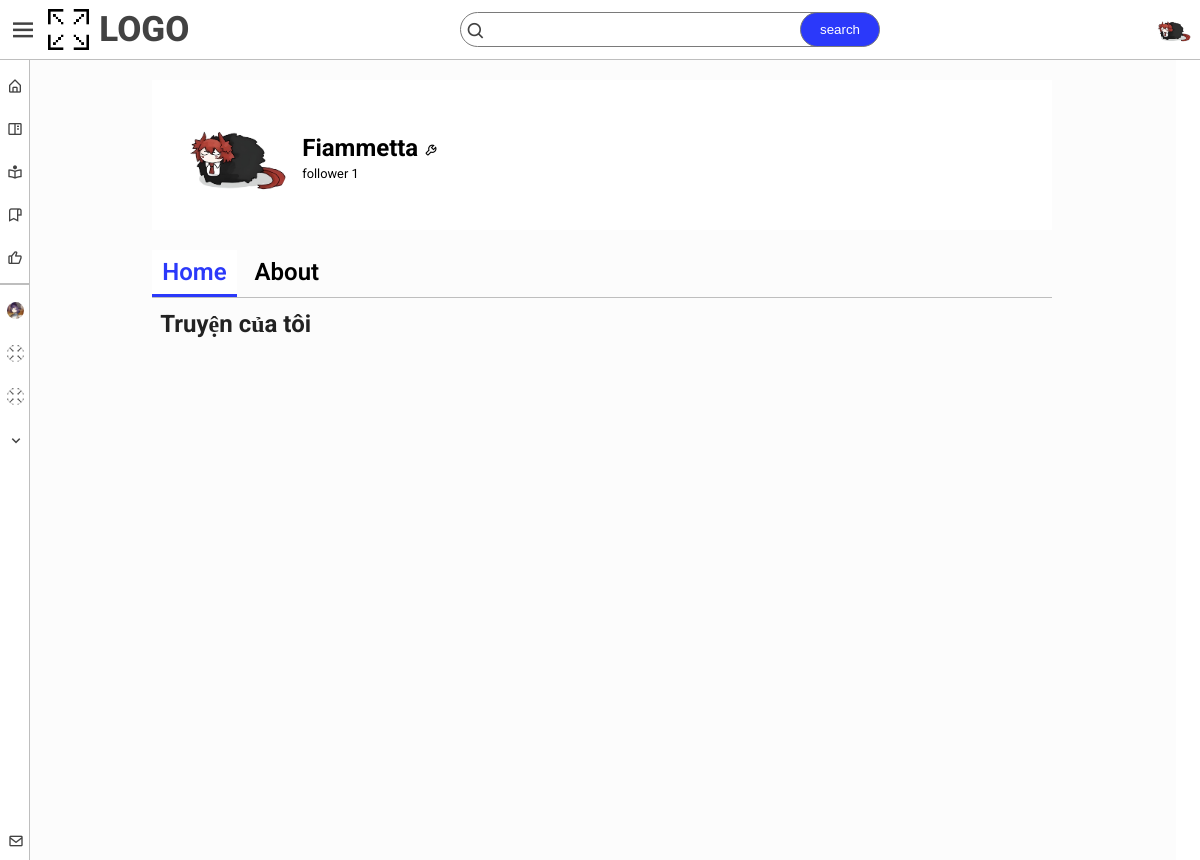
The app's page /account/index.php (signed in) with its own data.
### tables this page shows
CREATE TABLE `tai_khoan` (
  `id` int(11) NOT NULL,
  `Ten` varchar(30) NOT NULL,
  `Email` varchar(40) NOT NULL,
  `MatKhau` varchar(40) NOT NULL,
  `AnhDD` varchar(250) DEFAULT NULL,
  `MaNhomQuyen` char(4) NOT NULL,
  `about` text NOT NULL
);

### account/index.php (the view, shortened to what this page needs)
 <?php
require("../server/comn.php");
if(isset($_SESSION['id'])) {
    $userID = $_SESSION['id'];
}
?>
<?php
    if(isset($userID)) {
        $sql = "SELECT `id`, `Ten`, `AnhDD`, `about`, COUNT(theo_doi.NguoiTD) AS follow FROM `tai_khoan` INNER JOIN `theo_doi` on tai_khoan.id = theo_doi.NguoiDuocTD WHERE id='".$userID."'";
        $query = mysqli_query($conn, $sql);
        $userData = mysqli_fetch_array($query);
    }
    if(isset($_GET['id'])) {
        $sql = "SELECT `id`, `Ten`, `AnhDD`, `about`, COUNT(theo_doi.NguoiTD) AS follow FROM `tai_khoan` INNER JOIN `theo_doi` on tai_khoan.id = theo_doi.NguoiDuocTD WHERE id=".$_GET['id']."";
        $query = mysqli_query($conn, $sql);
        $data = mysqli_fetch_array($query);
        if($data['id'] == null) {
            header("Location: ../index.php");
        }
        $checkFollowed = false;
        if(isset($userID)) {
            $sql = "SELECT `NguoiTD` FROM `theo_doi` WHERE NguoiTD='".$userID."' and NguoiDuocTD='".$data['id']."'";
            $query = mysqli_query($conn, $sql);
            if(mysqli_num_rows($query) == 1) {
                $checkFollowed = true;
            }
        }
    } else {
        $data = $userData;
    }
?>
<!DOCTYPE html>
<html lang="en">
<head>
    <link rel="stylesheet" href="../style.css">
    <link rel="stylesheet" href="../header-nav.css">
    <link rel="stylesheet" href="../item.css">
    <link rel="stylesheet" href="../responsive-index.css">
    <link rel="stylesheet" href="../css/page.css">
    <link rel="stylesheet" href="account.css">
    <link href='https://unpkg.com/boxicons@2.1.4/css/boxicons.min.css' rel='stylesheet'>
</head>
<body>
    <?php
        require("../header-nav.php");
    ?>
    <main>
        <div class="container">
            <div class="info-user">
                <div class="main">
                    <div class="info-account">
                        <div class="avt">
                            <?php
                                if($data['AnhDD'] == null) {
                                    echo "<img src=\"../res/unnamed.webp\" alt=\"\">";
                                } else {
                                    echo "<img src=\"../res/".$data['AnhDD']."\" alt=\"\">";
                                }
                            ?>
                        </div>
                        <div class="text">
                            <h2 class="name"> <?php echo $data['Ten']?> <button class="customize" <?php if((isset($userID) ? $userID : -1) != $data['id']) echo "style=\"display: none\""?>><i class='bx bx-wrench'></i></button>
                            </h2>
                            <p>follower <span><?php echo $data['follow']?></span></p>
                        </div>
                    </div>
                </div>
            </div>
            <div class="contaner-page">
                <div class="page-bar">
                    <ul>
                        <li class="active">Home</li>
                        <li>About</li>
                    </ul>
                </div>
                <div class="page active">
                    <div class="items">
                        <h2>Truyện của tôi</h2>
                    </div>
                </div>
            </div>
        </div>
    </main>
</body>
</html>

### header-nav.php (shortened to what this page needs)
<?php
require("C:/xampp/htdocs/WEBTruynTranh/server/comn.php");
if (isset($_SESSION['id'])) {
    $userID = $_SESSION['id'];
}
?>
<?php
function getServertPageURL()
{
    $pageURL = 'http';
    $pageURL .= "://";
    if ($_SERVER["SERVER_PORT"] != "80") {
        $pageURL .= $_SERVER["SERVER_NAME"] . ":" . $_SERVER["SERVER_PORT"];
    } else {
        $pageURL .= $_SERVER["SERVER_NAME"];
    }
    return $pageURL;
}
function getPath($path)
{
    return getServertPageURL() . $path;
}
function getPathImg($name)
{
    if ($name == null) {
        return getServertPageURL() . "/WEBTruynTranh/res/web-logo.png";
    } else {
        return getServertPageURL() . "/WEBTruynTranh/res/" . $name;
    }
}
?>
<?php
if (isset($userID)) {
    $sql = "SELECT `Ten`, `AnhDD` FROM `tai_khoan` WHERE id='" . $userID . "'";
    $query = mysqli_query($conn, $sql);
    $userData = mysqli_fetch_array($query);
    $sql = "SELECT  tai_khoan.id, tai_khoan.Ten, tai_khoan.AnhDD FROM `theo_doi`, tai_khoan WHERE theo_doi.NguoiDuocTD = tai_khoan.id and theo_doi.NguoiTD = '" . $userID . "'";
    $query = mysqli_query($conn, $sql);
    $numFollowed = mysqli_num_rows($query);
    if ($numFollowed > 0) {
        while ($temp = mysqli_fetch_array($query)) {
            $followedArr[] = $temp;
        }
    }
} else {
    $unknown = true;
}
?>
<header id="header">
    <div class="logo">
        <div class="nav-button" id="nav-button">
            <i class='bx bx-menu'></i>
        </div>
        <a href="<?php echo getPath('/WEBTruynTranh') ?>" class="logo">
            <div class="logo-img">
                <img src=<?php echo getServertPageURL() . "/WEBTruynTranh/res/web-logo.png" ?> alt="">
            </div>
            <div class="logo-text">
                LOGO
            </div>
        </a>
    </div>
    <div class="search">
        <div class="search-overlay" id="search-overlay">
            <i class='bx bx-left-arrow-alt'></i>
        </div>
        <form  class="search-form" action="<?php echo getServertPageURL() . "/WEBTruynTranh/"; ?>" method="GET" enctype="multipart/form-data">
            <div class="search-icon"><i class='bx bx-search'></i></div>
            <input type="text" name="search" id="" autocomplete="off" value="<?php if (isset($_GET['search'])) {echo $_GET['search'];}?>">
            <input type="submit" onclick="return checkSreachBar()" value="search">
        </form>
    </div>
    <div class="account" <?php if (isset($unknown)) echo "style=\"display: none;\"" ?>>
        <div class="avt">
            <?php
            if ($userData['AnhDD'] == null) {
                echo "<img src=\"" . getServertPageURL() . "/WEBTruynTranh/res/unnamed.webp\" alt=\"\">";
            } else {
                echo "<img src=\"" . getServertPageURL() . "/WEBTruynTranh/res/" . $userData['AnhDD'] . "\" alt=\"\">";
            }
            ?>
        </div>
    </div>
</header>
<nav class="nav active hidden" id="nav">
    <div>
        <ul>
            <li><a href="<?php echo getServertPageURL() . "/WEBTruynTranh/" ?>"><i class='bx bx-home-alt'></i>Trang chủ </a></li>
            <li><a href="<?php echo getServertPageURL() . "/WEBTruynTranh/feed/save" ?>"><i class='bx bx-book-content'></i>Truyện đã lưu</a></li>
            <li><a href=""><i class='bx bx-book-reader' ></i></i>Đã theo dõi</a></li>
            <li><a href=""><i class='bx bx-bookmark-alt'></i></i>Lịch sử</a></li>
            <li><a href=""><i class='bx bx-like'></i>Đã thích</a></li>
        </ul>
        <?php
        if (!isset($unknown)) {
            echo '<h4>Đang Theo dỏi</h4>';
            if (!empty($followedArr)) {
                echo "<ul class=\"show-followed\">";
                foreach ($followedArr as $item) {
                    echo "<li><a href=\"" . getServertPageURL() . "/WEBTruynTranh/account/?id=" . $item['id'] . "\"><img src=\"" . getPathImg($item['AnhDD']) . "\" alt=\"\">" . $item['Ten'] . "</a></li>";
                }
                if (count($followedArr) > 4) {
                    echo "<li class=\"show-more-followed\"><a><i class='bx bx-chevron-down' ></i></a></li>";
                }
                echo "</ul>";
            }
        }
        ?>
        <div class="contact">
            <a href=""><i class='bx bx-envelope'></i>Liên hệ với chúng tôi</a>
        </div>
    </div>
</nav>

### style.css (style rules this page uses)
:root { --body-color: #ffffff; --sidebar-color: #FFF; --primary-color: #695CFE; --primary-color-light: #F6F5FF; --toggle-color: #DDD; --text-color: #424242; --header-color: #ffffff; --nav-color: #ffffff; --nav-font-color: #f5f0f0; --hover-overlay: rgba(5, 71, 203, 0.2); --header-height: 60px; --account--br-color: rgba(5, 71, 203, 0.2); --account--br-color--hover: rgba(5, 71, 203, 0.5); --search-button-color: rgb(43, 57, 250); --button-honver-color: #0d45a5; --button-hover-color: #0d45a5; --br-item-color: rgb(255, 255, 255); --item-color: #000; --primary-border: 1px solid rgb(190, 190, 190); --tran-02: all 0.2s ease; --tran-03: all 0.3s ease; --tran-04: all 0.4s ease; --tran-05: all 0.5s ease; }
* { padding: 0; margin: 0; box-sizing: border-box; }
body { position: relative; font-family: roboto; height: 100vh; background: var(--body-color); }
main { position: relative; top: var(--header-height); width: 100%; display: flex; flex-wrap: wrap; justify-content: center; background-color: rgb(252, 252, 252); }

### item.css (style rules this page uses)
.container { position: relative; width: 100%; height: auto; display: flex; flex-wrap: wrap; justify-content: start; padding-top: 20px; margin-left: 0px; margin-right: 0px; }
.container h2 { width: 100%; padding: 4px; }
.items { position: relative; width: 100%; height: auto; display: flex; flex-wrap: wrap; justify-content: start; }
.items h2 { width: 100%; padding-left: 8px; color: #222; }

### responsive-index.css (style rules this page uses)
@media only screen and (max-width: 1450px) { .container { max-width: 1130px; } }
@media only screen and (max-width: 1200px) { .container { max-width: 1075px; } }

### css/page.css (style rules this page uses)
.contaner-page { margin-top: 20px; width: 100%; }
.contaner-page .page-bar { width: 100%; height: 48px; border-bottom: var(--primary-border); }
.contaner-page .page-bar ul { display: flex; list-style: none; }
.contaner-page .page-bar ul li { margin-right: 0; padding: 8px 10px; margin-right: 8px; font-size: 1.5rem; cursor: pointer; font-weight: 600; transition: 0.3s; }
.contaner-page .page-bar ul li.active { color: var(--search-button-color); border-bottom: 3px solid var(--search-button-color); background-color: #fff; }
.contaner-page .page { position: relative; display: none; width: 100%; height: 500px; }
.contaner-page .page.active { position: relative; display: block; width: 100%; height: 500px; }

### account/account.css (style rules this page uses)
.container { width: 97%; margin-left: 28px; align-items: center; flex-direction: column; }
.info-user { width: 100%; display: flex; flex-direction: column; }
.info-user .main { position: relative; width: 100%; background-color: #fff; display: flex; align-items: center; min-height: 100px; height: 20dvw; max-height: 150px; }
.info-user .main .info-account { height: 80%; display: flex; align-items: center; font-size: 16px; margin-left: 18px; }
.info-user .main .info-account .avt { height: 100%; border-radius: 3em; }
.info-user .main .info-account .avt img { height: 100%; border-radius: 50%; }
.info-user .main .info-account .text { width: 100%; margin-left: 8px; }
.info-user .main .info-account .text .name { font-size: 1.5em; }
.customize { border: none; background-color: #00000000; cursor: pointer; }
.info-user .main .info-account .text p { font-size: 0.8em; margin-left: 4px; }
.items { margin-top: 8px; width: 100%; display: flex; flex-wrap: wrap; justify-content: flex-start; align-content: start; }
.contaner-page { max-width: 900px; }
@media only screen and (min-width: 1000px) { .info-user { max-width: 900px; } }

### records on screen
tai_khoan: AnhDD (picture), Ten "Fiammetta"
tai_khoan: AnhDD (picture)

### other values on screen
$data['follow'] "1"
